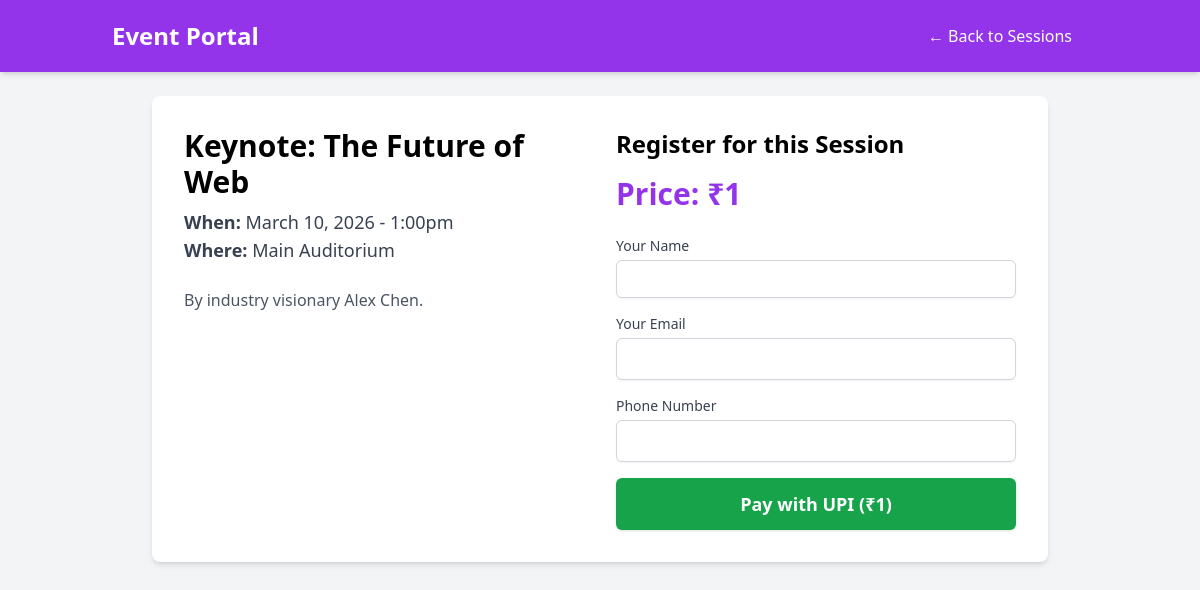
The app's page /sub_event.php?id=2 (signed in) with its own data.
### tables this page shows
CREATE TABLE `sub_events` (
  `id` int(11) NOT NULL,
  `main_event_id` int(11) NOT NULL,
  `name` varchar(255) NOT NULL,
  `date` datetime NOT NULL,
  `venue` varchar(255) DEFAULT NULL,
  `description` text DEFAULT NULL,
  `price` decimal(10,2) NOT NULL DEFAULT 0.00
);

### sub_event.php (the view, shortened to what this page needs)
<?php
include 'db.php';
$sub_event_id = $_GET['id'] ?? 0;
$sub_event = null;
if ($sub_event_id) {
    $stmt = $conn->prepare("SELECT * FROM sub_events WHERE id = ?");
    $stmt->bind_param("i", $sub_event_id);
    $stmt->execute();
    $result = $stmt->get_result();
    if ($result->num_rows === 1) {
        $sub_event = $result->fetch_assoc();
    }
}
$is_free = $sub_event['price'] <= 0;
$price_display = $is_free ? 'Free' : '₹' . number_format($sub_event['price']);
?>
<!DOCTYPE html>
<html lang="en">
<head>
    <script src="https://cdn.tailwindcss.com"></script>
</head>
<body class="bg-gray-100">
    <nav class="bg-purple-600 text-white shadow-md">
        <div class="container mx-auto px-6 py-4 flex justify-between items-center">
            <a href="index.php" class="text-2xl font-bold">Event Portal</a>
            <div class="flex space-x-4">
                <a href="event.php?id=<?php echo $sub_event['main_event_id']; ?>" class="py-2 px-4 hover:bg-purple-700 rounded">&larr; Back to Sessions</a>
            </div>
        </div>
    </nav>
    <main class="container mx-auto p-6">
        <div class="bg-white p-8 rounded-lg shadow-md max-w-4xl mx-auto">
            <div class="grid grid-cols-1 md:grid-cols-2 gap-8">
                <div>
                    <h1 class="text-3xl font-bold mb-2"><?php echo htmlspecialchars($sub_event['name']); ?></h1>
                    <div class="mb-6">
                        <p class="text-lg text-gray-700"><strong>When:</strong> <?php echo htmlspecialchars(date('F j, Y - g:ia', strtotime($sub_event['date']))); ?></p>
                        <p class="text-lg text-gray-700"><strong>Where:</strong> <?php echo htmlspecialchars($sub_event['venue']); ?></p>
                    </div>
                    <p class="text-gray-600 mb-4"><?php echo htmlspecialchars($sub_event['description']); ?></p>
                </div>
                <div classs="bg-gray-50 p-6 rounded-lg shadow-inner">
                    <h2 class="text-2xl font-semibold mb-4">Register for this Session</h2>
                    <div class="text-3xl font-bold text-purple-600 mb-6">
                        Price: <?php echo $price_display; ?>
                    </div>
                    <?php if ($is_free): ?>
                        <form action="register.php" method="POST" class="space-y-4">
                            <input type="hidden" name="sub_event_id" value="<?php echo htmlspecialchars($sub_event['id']); ?>">
                            <input type="hidden" name="price" value="0.00">
                            <div>
                                <label for="name" class="block text-sm font-medium text-gray-700">Your Name</label>
                                <input type="text" name="name" id="name" class="mt-1 block w-full p-2 border border-gray-300 rounded-md shadow-sm" required>
                            </div>
                            <div>
                                <label for="email" class="block text-sm font-medium text-gray-700">Your Email</label>
                                <input type="email" name="email" id="email" class="mt-1 block w-full p-2 border border-gray-300 rounded-md shadow-sm" required>
                            </div>
                            <div>
                                <label for="phone" class="block text-sm font-medium text-gray-700">Phone Number (Optional)</label>
                                <input type="text" name="phone" id="phone" class="mt-1 block w-full p-2 border border-gray-300 rounded-md shadow-sm">
                            </div>
                            <button type="submit" class="w-full bg-purple-600 text-white py-3 px-4 rounded-md shadow hover:bg-purple-700 font-semibold text-lg">
                                Register for Free
                            </button>
                        </form>
                    <?php else: ?>
                        <form action="checkout.php" method="POST" class="space-y-4">
                            <div>
                                <label for="name" class="block text-sm font-medium text-gray-700">Your Name</tabel>
                                <input type="text" name="name" id="name" class="mt-1 block w-full p-2 border border-gray-300 rounded-md shadow-sm" required>
                            </div>
                            <div>
                                <label for="email" class="block text-sm font-medium text-gray-700">Your Email</label>
                                <input type="email" name="email" id="email" class="mt-1 block w-full p-2 border border-gray-300 rounded-md shadow-sm" required>
                            </div>
                            <div>
                                <label for="phone" class="block text-sm font-medium text-gray-700">Phone Number</label>
                                <input type="text" name="phone" id="phone" class="mt-1 block w-full p-2 border border-gray-300 rounded-md shadow-sm">
                            </div>
                            <button type="submit" class="w-full bg-green-600 text-white py-3 px-4 rounded-md shadow hover:bg-green-700 font-semibold text-lg">
                                Pay with UPI (<?php echo $price_display; ?>)
                            </button>
                        </form>
                    <?php endif; ?>
                </div>
            </div>
        </div>
    </main>
</body>
</html>

### records on screen
sub_events: name "Keynote: The Future of Web", date "March 10, 2026 - 1:00pm", venue "Main Auditorium", description "By industry visionary Alex Chen.", price "₹1"
